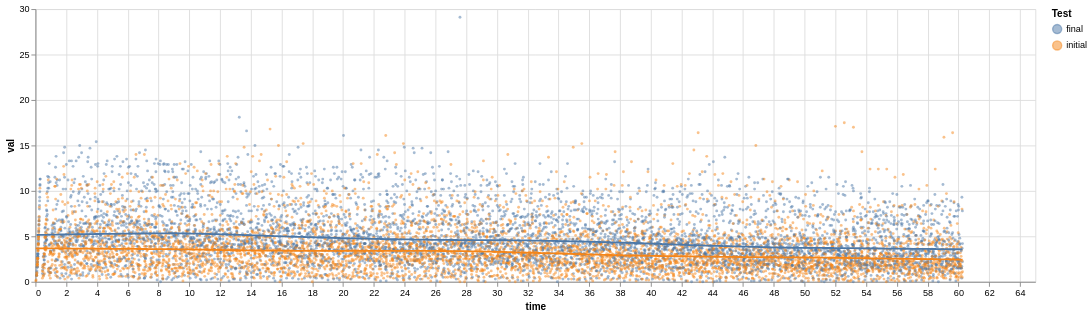

The notebook cell this image was saved under:
### Code cell
alt.data_transformers.disable_max_rows()
base = alt.Chart(a).mark_circle(opacity=0.5, size=10).encode(
    alt.X('time:Q'),
    alt.Y('val:Q'),
    alt.Color('Test:N')
).properties(
    width=1100,
    height=300
)

base + base.transform_loess('time', 'val', groupby=['Test']).mark_line(size=2)

### Figure 1 — Vega-Lite specification as saved in the notebook (floating-point values rounded to 4 significant figures; data arrays with more than 128 entries replaced by an {"elided": "..."} marker saying what was removed)
{"config": {"view": {"continuousWidth": 300, "continuousHeight": 300}}, "layer": [{"mark": {"type": "circle", "opacity": 0.5, "size": 10}, "encoding": {"color": {"field": "Test", "type": "nominal"}, "x": {"field": "time", "type": "quantitative"}, "y": {"field": "val", "type": "quantitative"}}}, {"mark": {"type": "line", "size": 2}, "encoding": {"color": {"field": "Test", "type": "nominal"}, "x": {"field": "time", "type": "quantitative"}, "y": {"field": "val", "type": "quantitative"}}, "transform": [{"loess": "val", "on": "time", "groupby": ["Test"]}]}], "data": {"name": "data-7d24dfb1d5f581f6a0761e7170f10a51"}, "height": 300, "width": 1100, "$schema": "https://vega.github.io/schema/vega-lite/v5.20.1.json", "datasets": {"data-7d24dfb1d5f581f6a0761e7170f10a51": {"elided": "13520 records"}}}
